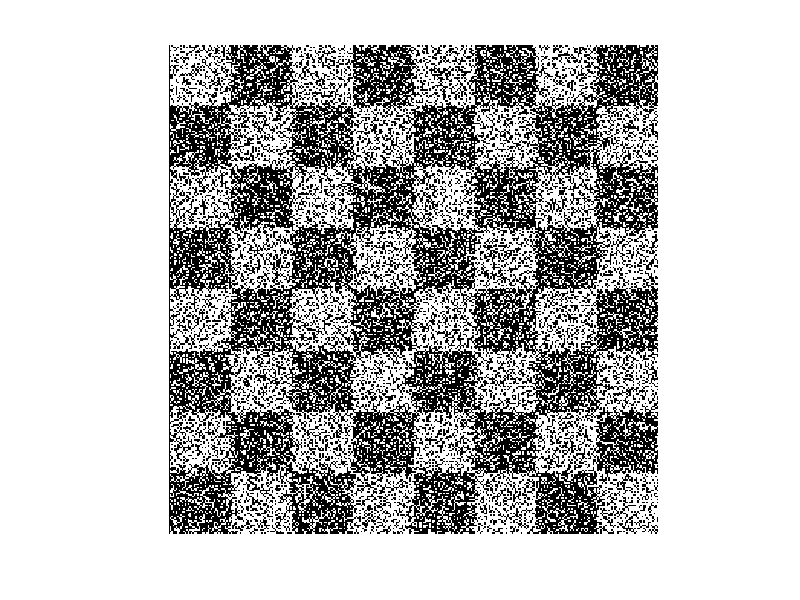

Write the MATLAB code that produced this figure. (Note: this script raises an error after producing the figure.)

a=0;
z=320;




mod(280,40)
M = zeros(320);
%M(1:40,1:40) = 255;
%M(1:40,81:120) = 255;
%M(41:80,41:80) = 255;
%M(41:80,121:160) = 255;


for i=1:320
    if mod(i-1,80) == 0
      y = i + 39;
    for j=1:320
        if mod(j-1,80) == 0
            M(i:y,j:j+39) = 255;
            
        end
        
    end
    end
    
    if(i==y)
    for j=1:320
        if mod(j+39,80) == 0
            M(y+1:y+40,j:j+39) = 255;
            
        end
        
    end
    end
    
    
         
end
imshow(M);


for i = 1:320
    for j=1:320
        r = randi([1,320],1,1);
        c = randi([1,320],1,1);
        noise_val = randi([-16,16],1,1);
        M(r,c)= noise_val; 
    end
end
imshow(M);

IMG = imread('Marketing.png');
IMG_size = size(IMG);
for i = 1:512
    for j=1:512
        r = randi([1,512],1,1);
        c = randi([1,512],1,1);
        noise_val = randi([-16,16],1,1);
        IMG(r,c)= noise_val; 
    end
end
imshow(IMG)
%Im = imnoise(IMG,'salt & pepper');
%imshow(Im)